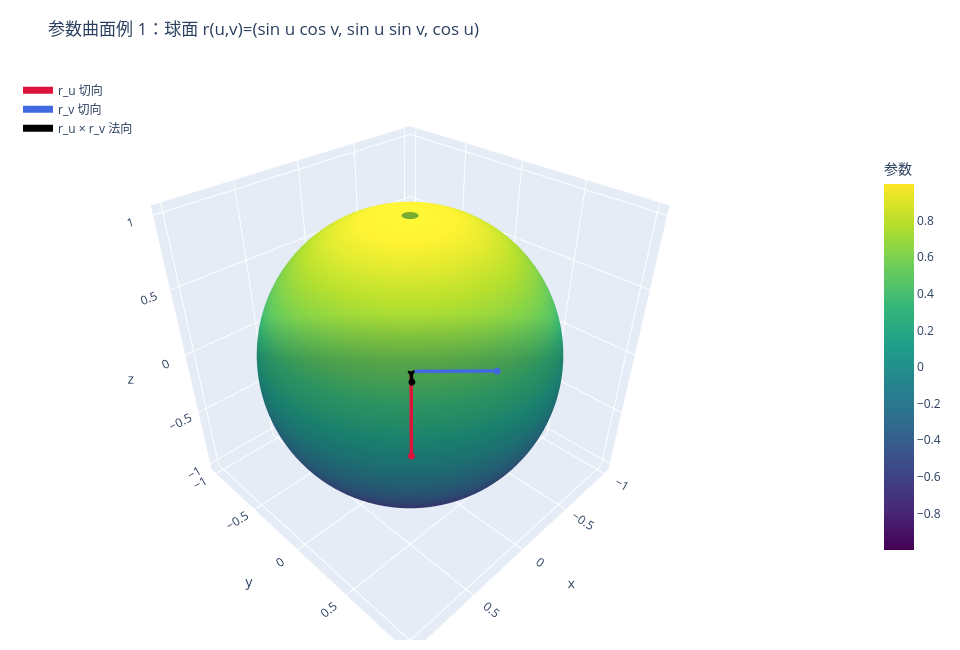
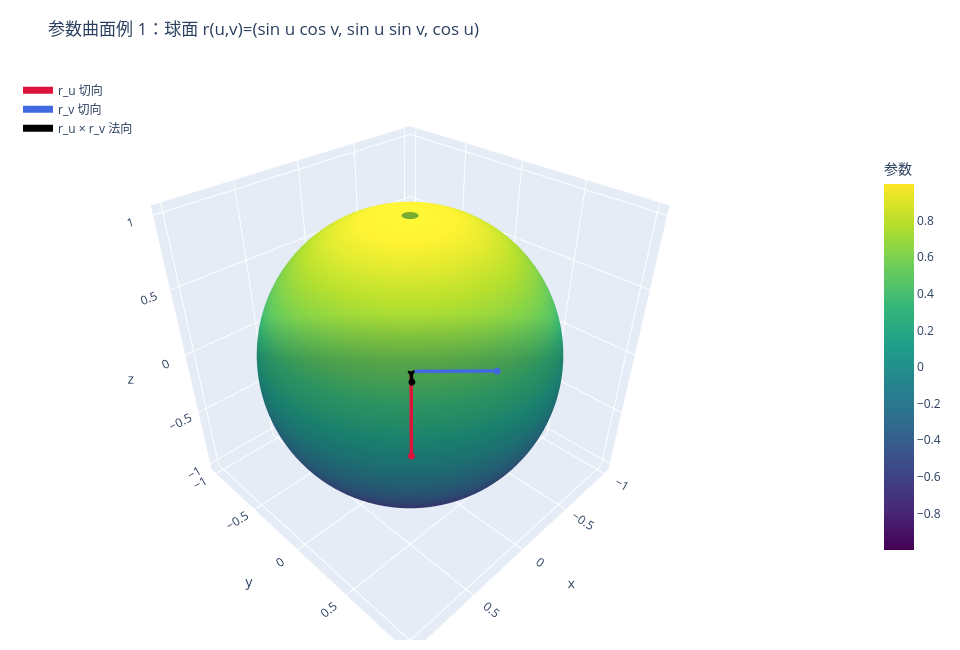

Notebook cell for these charts, in order:
### Markdown cell above
## 4. 参数曲面：用两个参数生成三维曲面

参数曲面写作

$$\mathbf r(u,v)=(x(u,v),y(u,v),z(u,v)).$$

两个切向量

$$\mathbf r_u,\quad \mathbf r_v$$

张成切平面；如果 $\mathbf r_u\times \mathbf r_v\neq 0$，叉积方向就是曲面的法向方向。

### Code cell
u = np.linspace(0.05, np.pi - 0.05, 90)
v = np.linspace(0, 2 * np.pi, 120)
U, V = np.meshgrid(u, v, indexing="ij")
X_sphere = np.sin(U) * np.cos(V)
Y_sphere = np.sin(U) * np.sin(V)
Z_sphere = np.cos(U)

plot_parametric_surface(
    X_sphere,
    Y_sphere,
    Z_sphere,
    u=u,
    v=v,
    sample_uv=(np.pi / 3, np.pi / 4),
    title="参数曲面例 1：球面 r(u,v)=(sin u cos v, sin u sin v, cos u)",
)

### Figure 1 — Plotly figure (JSON) as saved in the notebook; plotly's stock layout.template omitted (floating-point values rounded to 4 significant figures; data arrays with more than 128 entries replaced by an {"elided": "..."} marker saying what was removed)
{"data": [{"colorbar": {"len": 0.72, "title": {"text": "参数"}, "x": 1.08}, "colorscale": [[0, "#440154"], [0.1111, "#482878"], [0.2222, "#3e4989"], [0.3333, "#31688e"], [0.4444, "#26828e"], [0.5556, "#1f9e89"], [0.6667, "#35b779"], [0.7778, "#6ece58"], [0.8889, "#b5de2b"], [1, "#fde725"]], "name": "参数曲面", "opacity": 1, "type": "surface", "x": {"elided": "90x120 float values"}, "y": {"elided": "90x120 float values"}, "z": {"elided": "90x120 float values"}}, {"line": {"color": "crimson", "width": 7}, "marker": {"color": "crimson", "size": 4}, "mode": "lines+markers", "name": "r_u 切向", "type": "scatter3d", "x": [0.6062, 0.7659], "y": [0.6142, 0.7761], "z": [0.5053, 0.117]}, {"line": {"color": "royalblue", "width": 7}, "marker": {"color": "royalblue", "size": 4}, "mode": "lines+markers", "name": "r_v 切向", "type": "scatter3d", "x": [0.6062, 0.2859], "y": [0.6142, 0.9303], "z": [0.5053, 0.5053]}, {"line": {"color": "black", "width": 7}, "marker": {"color": "black", "size": 4}, "mode": "lines+markers", "name": "r_u × r_v 法向", "type": "scatter3d", "x": [0.6062, 0.8789], "y": [0.6142, 0.8906], "z": [0.5053, 0.7327]}], "layout": {"height": 650, "legend": {"bgcolor": "rgba(255,255,255,0.75)", "x": 0.01, "xanchor": "left", "y": 0.99, "yanchor": "top"}, "margin": {"b": 10, "l": 10, "r": 150, "t": 70}, "scene": {"aspectmode": "data", "xaxis": {"title": {"text": "x"}}, "yaxis": {"title": {"text": "y"}}, "zaxis": {"title": {"text": "z"}}}, "title": {"text": "参数曲面例 1：球面 r(u,v)=(sin u cos v, sin u sin v, cos u)"}, "width": 960}}

### Figure 2 — Plotly figure (JSON) as saved in the notebook; plotly's stock layout.template omitted (floating-point values rounded to 4 significant figures; data arrays with more than 128 entries replaced by an {"elided": "..."} marker saying what was removed)
{"data": [{"colorbar": {"len": 0.72, "title": {"text": "参数"}, "x": 1.08}, "colorscale": [[0, "#440154"], [0.1111, "#482878"], [0.2222, "#3e4989"], [0.3333, "#31688e"], [0.4444, "#26828e"], [0.5556, "#1f9e89"], [0.6667, "#35b779"], [0.7778, "#6ece58"], [0.8889, "#b5de2b"], [1, "#fde725"]], "name": "参数曲面", "opacity": 1, "type": "surface", "x": {"elided": "90x120 float values"}, "y": {"elided": "90x120 float values"}, "z": {"elided": "90x120 float values"}}, {"line": {"color": "crimson", "width": 7}, "marker": {"color": "crimson", "size": 4}, "mode": "lines+markers", "name": "r_u 切向", "type": "scatter3d", "x": [0.6062, 0.7659], "y": [0.6142, 0.7761], "z": [0.5053, 0.117]}, {"line": {"color": "royalblue", "width": 7}, "marker": {"color": "royalblue", "size": 4}, "mode": "lines+markers", "name": "r_v 切向", "type": "scatter3d", "x": [0.6062, 0.2859], "y": [0.6142, 0.9303], "z": [0.5053, 0.5053]}, {"line": {"color": "black", "width": 7}, "marker": {"color": "black", "size": 4}, "mode": "lines+markers", "name": "r_u × r_v 法向", "type": "scatter3d", "x": [0.6062, 0.8789], "y": [0.6142, 0.8906], "z": [0.5053, 0.7327]}], "layout": {"height": 650, "legend": {"bgcolor": "rgba(255,255,255,0.75)", "x": 0.01, "xanchor": "left", "y": 0.99, "yanchor": "top"}, "margin": {"b": 10, "l": 10, "r": 150, "t": 70}, "scene": {"aspectmode": "data", "xaxis": {"title": {"text": "x"}}, "yaxis": {"title": {"text": "y"}}, "zaxis": {"title": {"text": "z"}}}, "title": {"text": "参数曲面例 1：球面 r(u,v)=(sin u cos v, sin u sin v, cos u)"}, "width": 960}}
